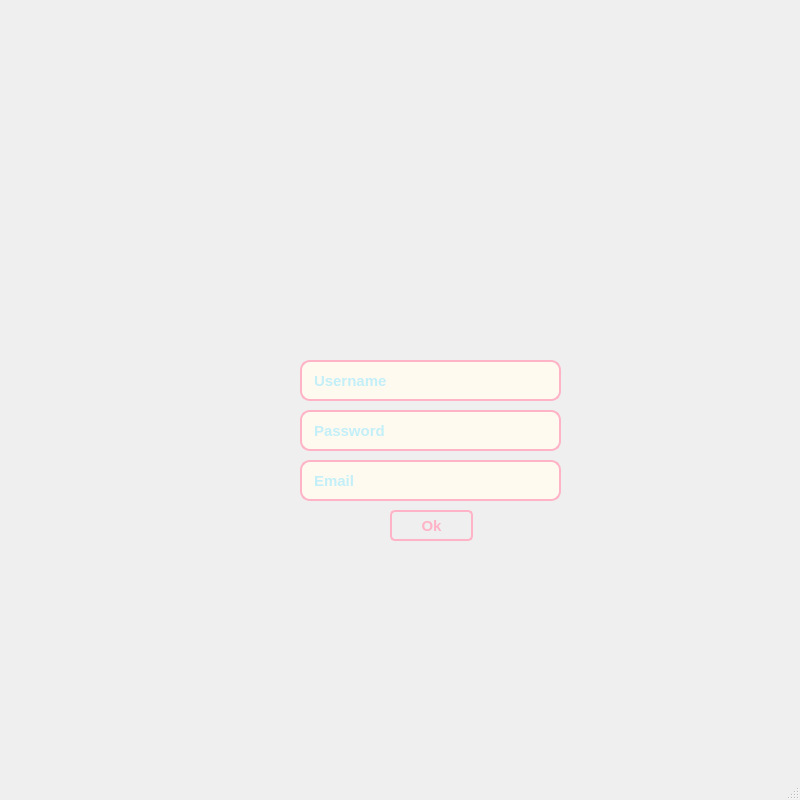
<?xml version="1.0" encoding="UTF-8"?>
<ui version="4.0">
 <class>SignUpWindow</class>
 <widget class="QMainWindow" name="SignUpWindow">
  <property name="geometry">
   <rect>
    <x>0</x>
    <y>0</y>
    <width>800</width>
    <height>800</height>
   </rect>
  </property>
  <property name="minimumSize">
   <size>
    <width>800</width>
    <height>800</height>
   </size>
  </property>
  <property name="maximumSize">
   <size>
    <width>800</width>
    <height>800</height>
   </size>
  </property>
  <property name="windowTitle">
   <string>MainWindow</string>
  </property>
  <property name="styleSheet">
   <string notr="true">background-image:url(:/to.jpg)</string>
  </property>
  <widget class="QWidget" name="centralwidget">
   <widget class="QPushButton" name="OkButton">
    <property name="geometry">
     <rect>
      <x>390</x>
      <y>510</y>
      <width>83</width>
      <height>31</height>
     </rect>
    </property>
    <property name="font">
     <font>
      <pointsize>11</pointsize>
      <bold>true</bold>
     </font>
    </property>
    <property name="styleSheet">
     <string notr="true">background:none;
border: 2px solid #ffb3c6; 
border-radius:5px;
color:  #ffb3c6
</string>
    </property>
    <property name="text">
     <string>Ok</string>
    </property>
   </widget>
   <widget class="QLineEdit" name="UsernamelineEdit">
    <property name="geometry">
     <rect>
      <x>300</x>
      <y>360</y>
      <width>261</width>
      <height>41</height>
     </rect>
    </property>
    <property name="font">
     <font>
      <pointsize>11</pointsize>
      <bold>true</bold>
     </font>
    </property>
    <property name="styleSheet">
     <string notr="true">QLineEdit {
background: #FFFAF0;
border : 2px solid #ffb3c6;
border-radius:10px;
color: #85E3Ff;
padding: 5px 10px;
}</string>
    </property>
    <property name="inputMask">
     <string/>
    </property>
    <property name="text">
     <string/>
    </property>
    <property name="maxLength">
     <number>32767</number>
    </property>
    <property name="placeholderText">
     <string>Username</string>
    </property>
   </widget>
   <widget class="QLineEdit" name="PasswordlineEdit">
    <property name="geometry">
     <rect>
      <x>300</x>
      <y>410</y>
      <width>261</width>
      <height>41</height>
     </rect>
    </property>
    <property name="font">
     <font>
      <pointsize>11</pointsize>
      <bold>true</bold>
     </font>
    </property>
    <property name="styleSheet">
     <string notr="true">QLineEdit {
background: #FFFAF0;
border : 2px solid #ffb3c6;
border-radius:10px;
color: #85E3Ff;
padding: 5px 10px;
}</string>
    </property>
    <property name="inputMask">
     <string/>
    </property>
    <property name="text">
     <string/>
    </property>
    <property name="placeholderText">
     <string>Password</string>
    </property>
   </widget>
   <widget class="QLineEdit" name="EmaillineEdit">
    <property name="geometry">
     <rect>
      <x>300</x>
      <y>460</y>
      <width>261</width>
      <height>41</height>
     </rect>
    </property>
    <property name="font">
     <font>
      <pointsize>11</pointsize>
      <bold>true</bold>
     </font>
    </property>
    <property name="styleSheet">
     <string notr="true">QLineEdit {
background: #FFFAF0;
border : 2px solid #ffb3c6;
border-radius:10px;
color: #85E3Ff;
padding: 5px 10px;
}</string>
    </property>
    <property name="inputMask">
     <string/>
    </property>
    <property name="text">
     <string/>
    </property>
    <property name="maxLength">
     <number>32767</number>
    </property>
    <property name="placeholderText">
     <string>Email</string>
    </property>
   </widget>
  </widget>
  <widget class="QMenuBar" name="menubar">
   <property name="geometry">
    <rect>
     <x>0</x>
     <y>0</y>
     <width>800</width>
     <height>25</height>
    </rect>
   </property>
  </widget>
  <widget class="QStatusBar" name="statusbar"/>
 </widget>
 <resources/>
 <connections/>
</ui>
